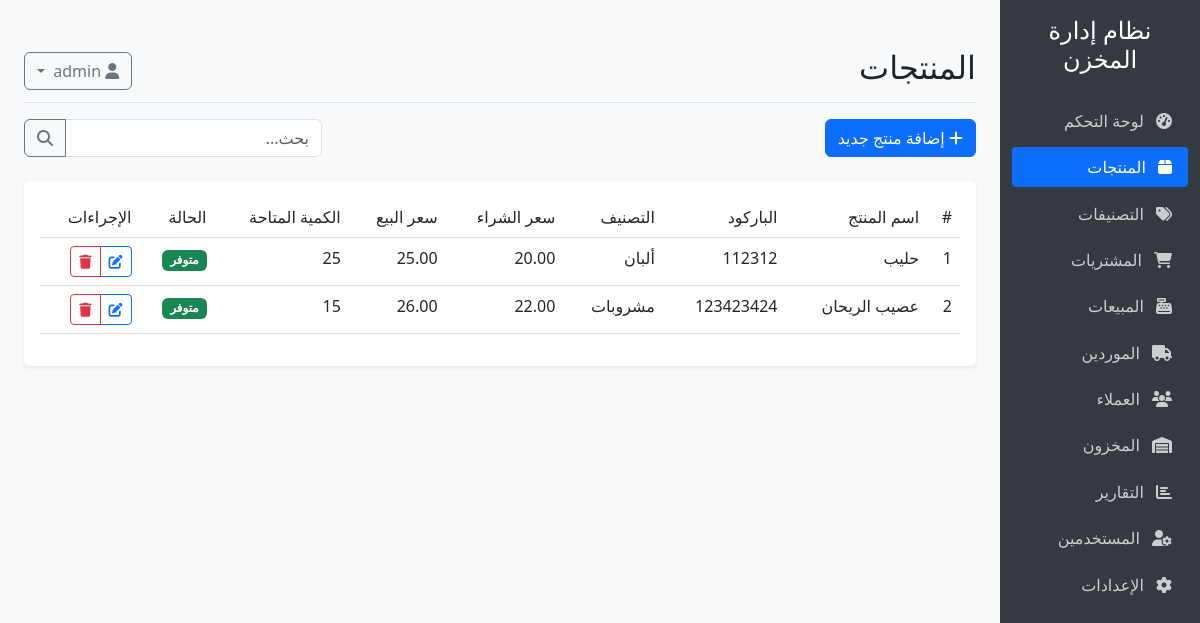
Screenshot of /products (signed in) with the database file from the repository.
### models.py (models this page shows, shortened)
class Product(db.Model):
    __tablename__ = 'products'
    id = db.Column(db.Integer, primary_key=True)
    name = db.Column(db.String(100), nullable=False)
    description = db.Column(db.Text, nullable=True)
    barcode = db.Column(db.String(50), unique=True, nullable=True)
    sku = db.Column(db.String(50), unique=True, nullable=True)
    purchase_price = db.Column(db.Float, nullable=False, default=0)
    sale_price = db.Column(db.Float, nullable=False, default=0)
    min_quantity = db.Column(db.Integer, default=0)
    category_id = db.Column(db.Integer, db.ForeignKey('categories.id'), nullable=True)
    created_at = db.Column(db.DateTime, default=datetime.utcnow)
    updated_at = db.Column(db.DateTime, default=datetime.utcnow, onupdate=datetime.utcnow)
    inventory = db.relationship('Inventory', backref='product', uselist=False, lazy=True)
    purchase_items = db.relationship('PurchaseItem', backref='product', lazy=True)
    sale_items = db.relationship('SaleItem', backref='product', lazy=True)

class Category(db.Model):
    __tablename__ = 'categories'
    id = db.Column(db.Integer, primary_key=True)
    name = db.Column(db.String(100), nullable=False)
    description = db.Column(db.Text, nullable=True)
    products = db.relationship('Product', backref='category', lazy=True)

class Inventory(db.Model):
    __tablename__ = 'inventory'
    id = db.Column(db.Integer, primary_key=True)
    product_id = db.Column(db.Integer, db.ForeignKey('products.id'), nullable=False, unique=True)
    quantity = db.Column(db.Integer, nullable=False, default=0)
    last_updated = db.Column(db.DateTime, default=datetime.utcnow, onupdate=datetime.utcnow)

### app.py (the view)
@app.route('/products')
@login_required
def products():
    products = Product.query.all()
    return render_template('products/index.html', products=products)

### app.py (called while the page is built)
@login_manager.user_loader
def load_user(user_id):
    return User.query.get(int(user_id))

### templates/products/index.html (shortened to what this page needs)
{% extends "base.html" %}
{% block header %}المنتجات{% endblock %}
{% block content %}
<div class="d-flex justify-content-between align-items-center mb-4">
    <div>
        <a href="{{ url_for('add_product') }}" class="btn btn-primary">
            <i class="fas fa-plus"></i> إضافة منتج جديد
        </a>
    </div>
    <div class="d-flex">
        <div class="input-group">
            <input type="text" id="searchInput" class="form-control" placeholder="بحث...">
            <button class="btn btn-outline-secondary" type="button">
                <i class="fas fa-search"></i>
            </button>
        </div>
    </div>
</div>
<div class="card">
    <div class="card-body">
        <div class="table-responsive">
            <table class="table table-hover" id="productsTable">
                <thead>
                    <tr>
                        <th>#</th>
                        <th>اسم المنتج</th>
                        <th>الباركود</th>
                        <th>التصنيف</th>
                        <th>سعر الشراء</th>
                        <th>سعر البيع</th>
                        <th>الكمية المتاحة</th>
                        <th>الحالة</th>
                        <th>الإجراءات</th>
                    </tr>
                </thead>
                <tbody>
                    {% for product in products %}
                    <tr>
                        <td>{{ loop.index }}</td>
                        <td>{{ product.name }}</td>
                        <td>{{ product.barcode or '-' }}</td>
                        <td>{{ product.category.name if product.category else 'بدون تصنيف' }}</td>
                        <td>{{ "%.2f"|format(product.purchase_price) }}</td>
                        <td>{{ "%.2f"|format(product.sale_price) }}</td>
                        <td>{{ product.inventory.quantity if product.inventory else 0 }}</td>
                        <td>
                            {% if product.inventory and product.inventory.quantity <= 0 %}
                            <span class="badge bg-danger">نفذت الكمية</span>
                            {% elif product.inventory and product.inventory.quantity <= product.min_quantity %}
                            <span class="badge bg-warning">منخفضة</span>
                            {% else %}
                            <span class="badge bg-success">متوفر</span>
                            {% endif %}
                        </td>
                        <td>
                            <div class="btn-group">
                                <a href="{{ url_for('edit_product', id=product.id) }}" class="btn btn-sm btn-outline-primary">
                                    <i class="fas fa-edit"></i>
                                </a>
                                <button type="button" class="btn btn-sm btn-outline-danger" data-bs-toggle="modal" data-bs-target="#deleteModal{{ product.id }}">
                                    <i class="fas fa-trash"></i>
                                </button>
                            </div>
                        </td>
                    </tr>
                    {% else %}
                    <tr>
                        <td colspan="9" class="text-center">لا توجد منتجات</td>
                    </tr>
                    {% endfor %}
                </tbody>
            </table>
        </div>
    </div>
</div>
{% endblock %}

### templates/base.html (style rules this page uses)
body { font-family: 'Segoe UI', Tahoma, Geneva, Verdana, sans-serif; background-color: #f8f9fa; }
.card { margin-bottom: 1.5rem; border: none; box-shadow: 0 0.125rem 0.25rem rgba(0, 0, 0, 0.075); }
.table th { font-weight: 500; }

### rows the page displays
Product: name "حليب", barcode "112312", category "ألبان", purchase_price "20.00", sale_price "25.00", inventory "25", min_quantity "متوفر"
Product: name "عصيب الريحان", barcode "123423424", category "مشروبات", purchase_price "22.00", sale_price "26.00", inventory "15", min_quantity "متوفر"
